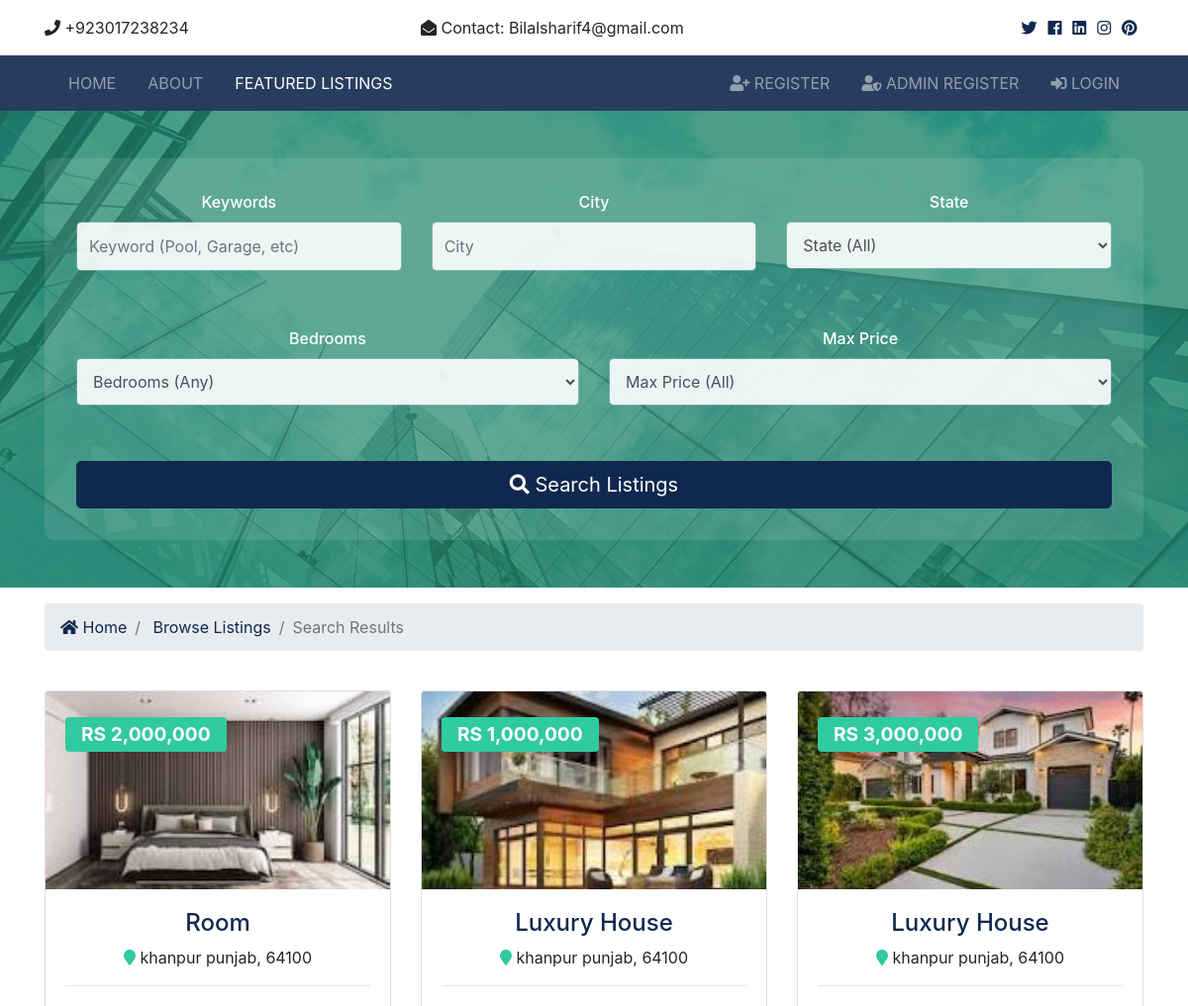
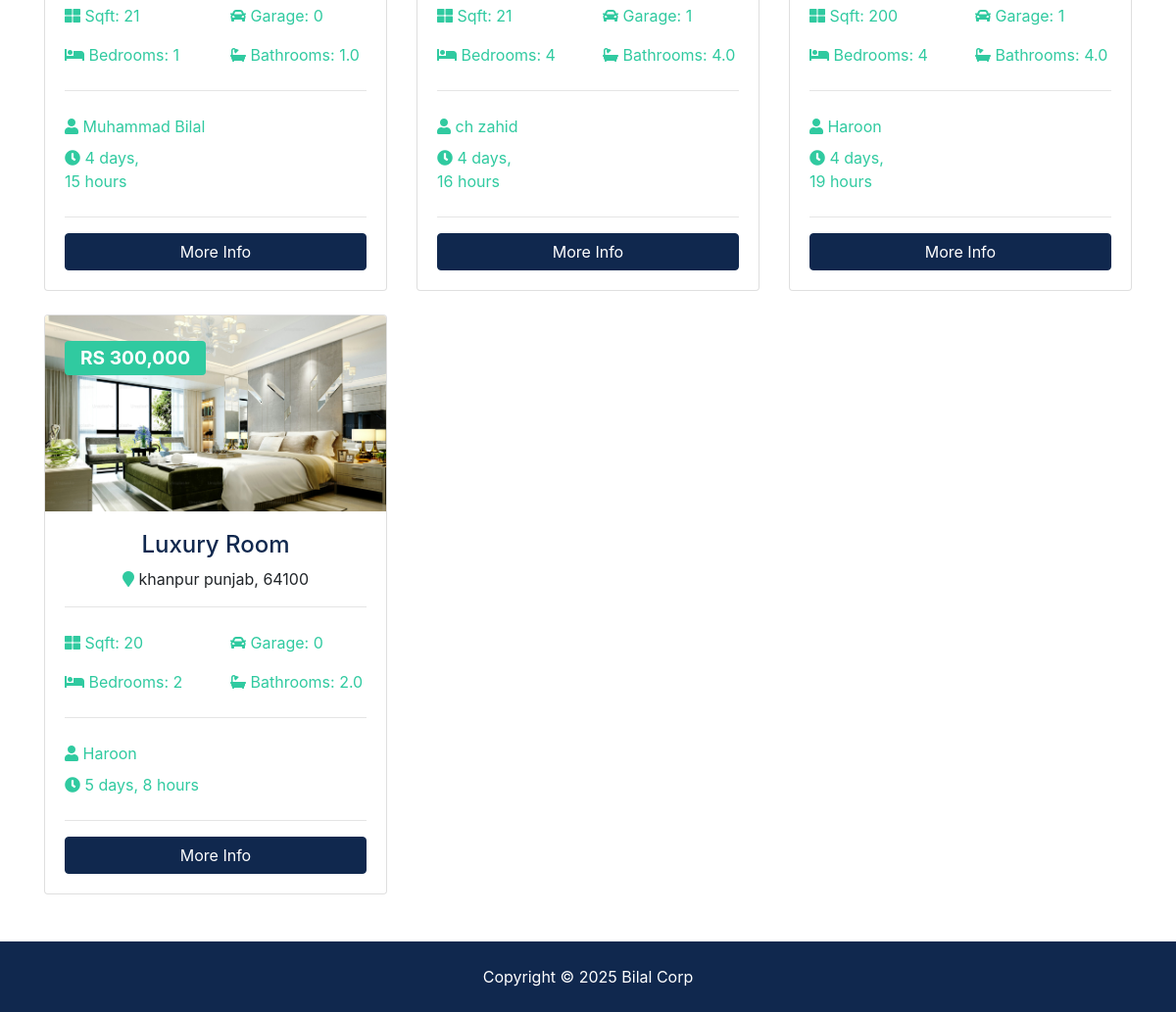
The page /listings/search on the database its author committed (2 pictures, top to bottom).
### listings/models.py (models this page shows, shortened)
class Listing(models.Model):
    realtor = models.ForeignKey(Realtors, on_delete=models.DO_NOTHING)
    title = models.CharField(max_length=200)
    address = models.CharField(max_length=200)
    city = models.CharField(max_length=100)
    state = models.CharField(max_length=100)
    zipcode = models.CharField(max_length=20)
    description = models.TextField(blank=True)
    price = models.IntegerField()
    bedrooms = models.IntegerField()
    bathrooms = models.DecimalField(max_digits=10, decimal_places=1)
    garage = models.IntegerField(default=0)
    sqft = models.IntegerField()
    lot_size = models.DecimalField(max_digits=10, decimal_places=1)
    photo_main = models.ImageField(upload_to='photo/%Y/%m/%d/')
    photo_1 = models.ImageField(upload_to='photo/%Y/%m/%d/', blank=True)
    photo_2 = models.ImageField(upload_to='photo/%Y/%m/%d/', blank=True)
    photo_3 = models.ImageField(upload_to='photo/%Y/%m/%d/', blank=True)
    photo_4 = models.ImageField(upload_to='photo/%Y/%m/%d/', blank=True)
    photo_5 = models.ImageField(upload_to='photo/%Y/%m/%d/', blank=True)
    photo_6 = models.ImageField(upload_to='photo/%Y/%m/%d/', blank=True)
    is_published = models.BooleanField(default=True)
    list_date = models.DateTimeField(default=datetime.now, blank=True)

### realtors/models.py (models this page shows)
class Realtors(models.Model):
    user = models.OneToOneField(User, on_delete=models.CASCADE, null=True, blank=True)
    name = models.CharField(max_length=200)
    photo = models.ImageField(upload_to='photos/%Y/%m/%d', null=True, blank=True)
    description = models.TextField(blank=True)
    phone = models.CharField(max_length=25, blank=True)
    email = models.CharField(max_length=30)
    is_mvp = models.BooleanField(default=False)
    hire_date = models.DateTimeField(default=datetime.now, blank=True)
    def __str__(self):
        return self.name

### listings/views.py (the view)
# urls.py: path('search', views.search, name='search'),
def search(request):
    queryset_list = Listing.objects.order_by('-list_date')
    if 'keywords' in request.GET:
        keywords = request.GET['keywords']
        if keywords:
            queryset_list = queryset_list.filter(description__icontains=keywords)
    if 'city' in request.GET:
        city = request.GET['city']
        if city:
            queryset_list = queryset_list.filter(city__iexact=city)
    if 'state' in request.GET:
        state = request.GET['state']
        if state:
            queryset_list = queryset_list.filter(state__iexact=state)
    if 'bedrooms' in request.GET:
        bedrooms = request.GET['bedrooms']
        if bedrooms:
            queryset_list = queryset_list.filter(bedrooms__lte=bedrooms)
    if 'price' in request.GET:
        price = request.GET['price']
        if price:
            queryset_list = queryset_list.filter(price__lte=price)
    context = {
        'state_choices': state_choices,
        'bedroom_choices': bedroom_choices,
        'price_choices': price_choices,
        'listings': queryset_list,
        'values': request.GET
    }
    return render(request, 'listings/search.html', context)

### templates/listings/search.html (shortened to what this page needs)
{% extends 'basic.html' %}
{% load humanize %}
{% block content %}
<section id="showcase-inner" class="showcase-search text-white py-5">
    <div class="container">
        <div class="row text-center">
            <div class="col-md-12">
                <form action="{% url 'search' %}" method="GET" class="search-form">
                    <div class="row mb-4">
                        <div class="col-md-4 mb-3">
                            <div class="form-group">
                                <label class="form-label">Keywords</label>
                                <input type="text" name="keywords" class="form-control" placeholder="Keyword (Pool, Garage, etc)" value="{{ values.keywords }}">
                            </div>
                        </div>
                        <div class="col-md-4 mb-3">
                            <div class="form-group">
                                <label class="form-label">City</label>
                                <input type="text" name="city" class="form-control" placeholder="City" value="{{ values.city }}">
                            </div>
                        </div>
                        <div class="col-md-4 mb-3">
                            <div class="form-group">
                                <label class="form-label">State</label>
                                <select name="state" class="form-control">
                                    <option value="">State (All)</option>
                                </select>
                            </div>
                        </div>
                    </div>
                    <div class="row mb-4">
                        <div class="col-md-6 mb-3">
                            <div class="form-group">
                                <label class="form-label">Bedrooms</label>
                                <select name="bedrooms" class="form-control">
                                    <option value="">Bedrooms (Any)</option>
                                </select>
                            </div>
                        </div>
                        <div class="col-md-6 mb-3">
                            <div class="form-group">
                                <label class="form-label">Max Price</label>
                                <select name="price" class="form-control">
                                    <option value="">Max Price (All)</option>
                                </select>
                            </div>
                        </div>
                    </div>
                    <button class="btn btn-primary btn-lg btn-block mt-4" type="submit">
                        <i class="fas fa-search"></i> Search Listings
                    </button>
                </form>
            </div>
        </div>
    </div>
</section>
<section id="bc" class="mt-3">
    <div class="container">
        <nav aria-label="breadcrumb">
            <ol class="breadcrumb">
                <li class="breadcrumb-item">
                    <a href="{% url 'index' %}">
                        <i class="fas fa-home"></i> Home</a>
                </li>
                <li class="breadcrumb-item">
                    <a href="{% url 'listings' %}">Browse Listings</a>
                </li>
                <li class="breadcrumb-item active">Search Results</li>
            </ol>
        </nav>
    </div>
</section>
<section id="listings" class="py-4">
    <div class="container">
        <div class="row">
            {% if listings %}
                {% for listing in listings %}
                <div class="col-md-6 col-lg-4 mb-4">
                    <div class="card listing-preview">
                        <img class="card-img-top" src="{{ listing.photo_main.url }}" alt="{{ listing.title }}">
                        <div class="card-img-overlay">
                            <h2>
                                <span class="badge badge-secondary text-white">RS {{ listing.price|intcomma }}</span>
                            </h2>
                        </div>
                        <div class="card-body">
                            <div class="listing-heading text-center">
                                <h4 class="text-primary">{{ listing.title }}</h4>
                                <p>
                                    <i class="fas fa-map-marker text-secondary"></i> {{ listing.city }} {{ listing.state }}, {{ listing.zipcode }}
                                </p>
                            </div>
                            <hr>
                            <div class="row py-2 text-secondary">
                                <div class="col-6">
                                    <i class="fas fa-th-large"></i> Sqft: {{ listing.sqft }}
                                </div>
                                <div class="col-6">
                                    <i class="fas fa-car"></i> Garage: {{ listing.garage }}
                                </div>
                            </div>
                            <div class="row py-2 text-secondary">
                                <div class="col-6">
                                    <i class="fas fa-bed"></i> Bedrooms: {{ listing.bedrooms }}
                                </div>
                                <div class="col-6">
                                    <i class="fas fa-bath"></i> Bathrooms: {{ listing.bathrooms }}
                                </div>
                            </div>
                            <hr>
                            <div class="row py-2 text-secondary">
                                <div class="col-12">
                                    <i class="fas fa-user"></i> {{ listing.realtor }}
                                </div>
                            </div>
                            <div class="row text-secondary pb-2">
                                <div class="col-6">
                                    <i class="fas fa-clock"></i> {{ listing.list_date|timesince }}
                                </div>
                            </div>
                            <hr>
                            <a href="{% url 'listing' listing.id %}" class="btn btn-primary btn-block">More Info</a>
                        </div>
                    </div>
                </div>
                {% endfor %}
            {% endif %}
        </div>
    </div>
</section>
{% endblock %}

### realEstate/static/css/all.css (style rules this page uses)
.fa, .fas, .far, .fal, .fab { -moz-osx-font-smoothing: grayscale; -webkit-font-smoothing: antialiased; display: inline-block; font-style: normal; font-variant: normal; text-rendering: auto; line-height: 1; }
.fa-bath:before { content: "\f2cd"; }
.fa-bed:before { content: "\f236"; }
.fa-car:before { content: "\f1b9"; }
.fa-clock:before { content: "\f017"; }
.fa-home:before { content: "\f015"; }
.fa-map-marker:before { content: "\f041"; }
.fa-search:before { content: "\f002"; }
.fa-th-large:before { content: "\f009"; }
.fa-user:before { content: "\f007"; }
.fa, .fas { font-family: 'Font Awesome 5 Free'; font-weight: 900; }

### realEstate/static/css/style.css (style rules this page uses)
img { width: 100%; }
#showcase-inner { background: url(../img/building.jpg) no-repeat top center fixed; position: relative; overflow: hidden; min-height: 200px; }
#showcase-inner::before { content: ''; position: absolute; top: 0; left: 0; min-height: 100%; width: 100%; background: rgba(32, 134, 107, 0.8); }
#showcase-inner.showcase-search { min-height: 270px; }
.listing-preview a { position: relative; }

### templates/listings/search.html (style rules this page uses)
.search-form { background: rgba(255, 255, 255, 0.1); padding: 2rem; border-radius: 10px; }
.form-label { color: white; margin-bottom: 0.5rem; font-weight: 500; }
.form-control { border: 1px solid rgba(255, 255, 255, 0.2); border-radius: 5px; padding: 0.75rem; height: auto; background-color: rgba(255, 255, 255, 0.9); }
select.form-control { appearance: auto; -webkit-appearance: auto; -moz-appearance: auto; padding-right: 2rem; }
.form-group { margin-bottom: 1rem; }
.listing-preview { transition: transform 0.3s ease; }
.card-img-top { height: 200px; object-fit: cover; }
.badge { font-size: 1.2rem; padding: 0.5rem 1rem; }
.btn-block { width: 100%; }

### rows shown on the page
Listing: photo_main (picture), price "2,000,000", title "Room", city "khanpur", state "punjab", zipcode "64100", sqft "21", garage "0", bedrooms "1", bathrooms "1.0", realtor "Muhammad Bilal", list_date "4 days, 15 hours"
Listing: photo_main (picture), price "1,000,000", title "Luxury House", city "khanpur", state "punjab", zipcode "64100", sqft "21", garage "1", bedrooms "4", bathrooms "4.0", realtor "ch zahid", list_date "4 days, 16 hours"
Listing: photo_main (picture), price "3,000,000", title "Luxury House", city "khanpur", state "punjab", zipcode "64100", sqft "200", garage "1", bedrooms "4", bathrooms "4.0", realtor "Haroon", list_date "4 days, 19 hours"
Listing: photo_main (picture), price "300,000", title "Luxury Room", city "khanpur", state "punjab", zipcode "64100", sqft "20", garage "0", bedrooms "2", bathrooms "2.0", realtor "Haroon", list_date "5 days, 8 hours"
